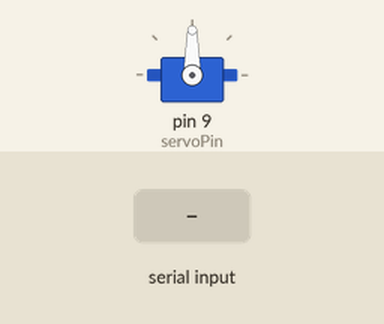
A sketch run on a simulated Arduino Uno, built with avr-gcc and run on an emulated ATmega328P. Shown: servo. The inputs (shaded band) are chosen by the test bench.

Above: at 1.2 s.
1.3 s: "o" received over Serial
At 1.8 s:
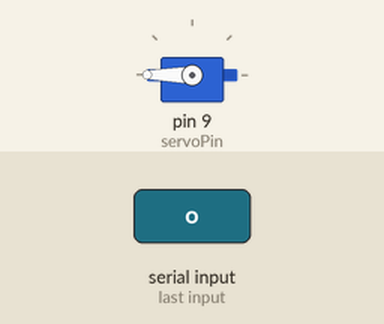
2.8 s: "c" received over Serial
At 4.1 s:
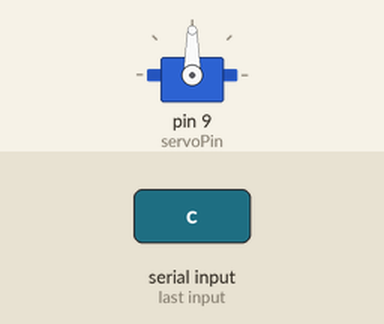
Timing chart, 0 to 5.8 s (numbered marks = the images above; inputs shaded):
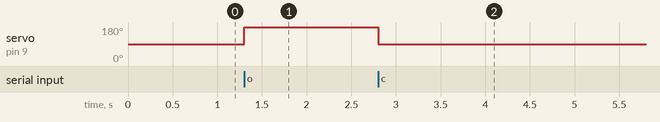

Measured:
- after the input at 1.3 s, servo on pin 9 (servoPin): 90° → 180° at once
- after the input at 2.8 s, servo on pin 9 (servoPin): 180° → 90° at once

The sketch:

motor.ino
```cpp
#include <Servo.h>

Servo servo;
int servoPin = 9;
int angle = 90; // initial position of servo

void setup() {
  servo.attach(servoPin);
  Serial.begin(9600);
}

void loop() {
  if (Serial.available() > 0) {
    char command = Serial.read();
    if (command == 'o') { // 'o' for open
      angle = 180;
    } else if (command == 'c') { // 'c' for close
      angle = 90;
    }
    servo.write(angle);
    delay(1000); // adjust delay as needed
  }
}
```
